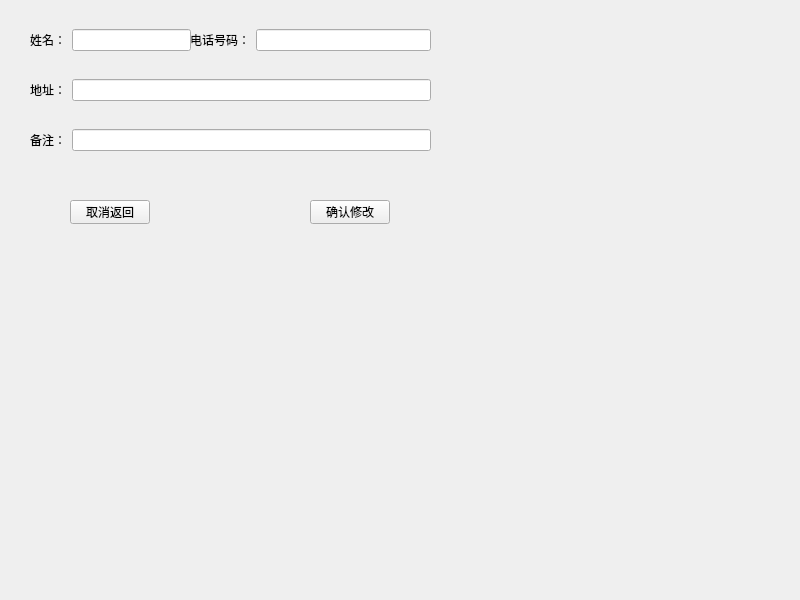
<?xml version="1.0" encoding="UTF-8"?>
<ui version="4.0">
 <class>four_fix_new</class>
 <widget class="QMainWindow" name="four_fix_new">
  <property name="geometry">
   <rect>
    <x>0</x>
    <y>0</y>
    <width>800</width>
    <height>600</height>
   </rect>
  </property>
  <property name="windowTitle">
   <string>MainWindow</string>
  </property>
  <widget class="QWidget" name="centralwidget">
   <widget class="QWidget" name="widget_2" native="true">
    <property name="geometry">
     <rect>
      <x>190</x>
      <y>20</y>
      <width>241</width>
      <height>41</height>
     </rect>
    </property>
    <layout class="QGridLayout" name="gridLayout_2">
     <item row="0" column="1">
      <widget class="QLineEdit" name="phone"/>
     </item>
     <item row="0" column="0">
      <widget class="QLabel" name="label_2">
       <property name="text">
        <string>电话号码：</string>
       </property>
      </widget>
     </item>
    </layout>
   </widget>
   <widget class="QWidget" name="widget_4" native="true">
    <property name="geometry">
     <rect>
      <x>30</x>
      <y>120</y>
      <width>401</width>
      <height>41</height>
     </rect>
    </property>
    <layout class="QGridLayout" name="gridLayout_4">
     <item row="0" column="0">
      <widget class="QLabel" name="label_4">
       <property name="text">
        <string>备注：</string>
       </property>
      </widget>
     </item>
     <item row="0" column="1">
      <widget class="QLineEdit" name="detail"/>
     </item>
    </layout>
   </widget>
   <widget class="QWidget" name="widget_3" native="true">
    <property name="geometry">
     <rect>
      <x>30</x>
      <y>70</y>
      <width>401</width>
      <height>41</height>
     </rect>
    </property>
    <layout class="QGridLayout" name="gridLayout_3">
     <item row="0" column="0">
      <widget class="QLabel" name="label_3">
       <property name="text">
        <string>地址：</string>
       </property>
      </widget>
     </item>
     <item row="0" column="1">
      <widget class="QLineEdit" name="add"/>
     </item>
    </layout>
   </widget>
   <widget class="QPushButton" name="back">
    <property name="geometry">
     <rect>
      <x>70</x>
      <y>200</y>
      <width>80</width>
      <height>24</height>
     </rect>
    </property>
    <property name="text">
     <string>取消返回</string>
    </property>
   </widget>
   <widget class="QPushButton" name="ok">
    <property name="geometry">
     <rect>
      <x>310</x>
      <y>200</y>
      <width>80</width>
      <height>24</height>
     </rect>
    </property>
    <property name="text">
     <string>确认修改</string>
    </property>
   </widget>
   <widget class="QWidget" name="widget" native="true">
    <property name="geometry">
     <rect>
      <x>30</x>
      <y>20</y>
      <width>161</width>
      <height>41</height>
     </rect>
    </property>
    <layout class="QGridLayout" name="gridLayout">
     <item row="0" column="0">
      <widget class="QLabel" name="label">
       <property name="text">
        <string>姓名：</string>
       </property>
      </widget>
     </item>
     <item row="0" column="1">
      <widget class="QLineEdit" name="name"/>
     </item>
    </layout>
   </widget>
  </widget>
 </widget>
 <resources/>
 <connections/>
</ui>
